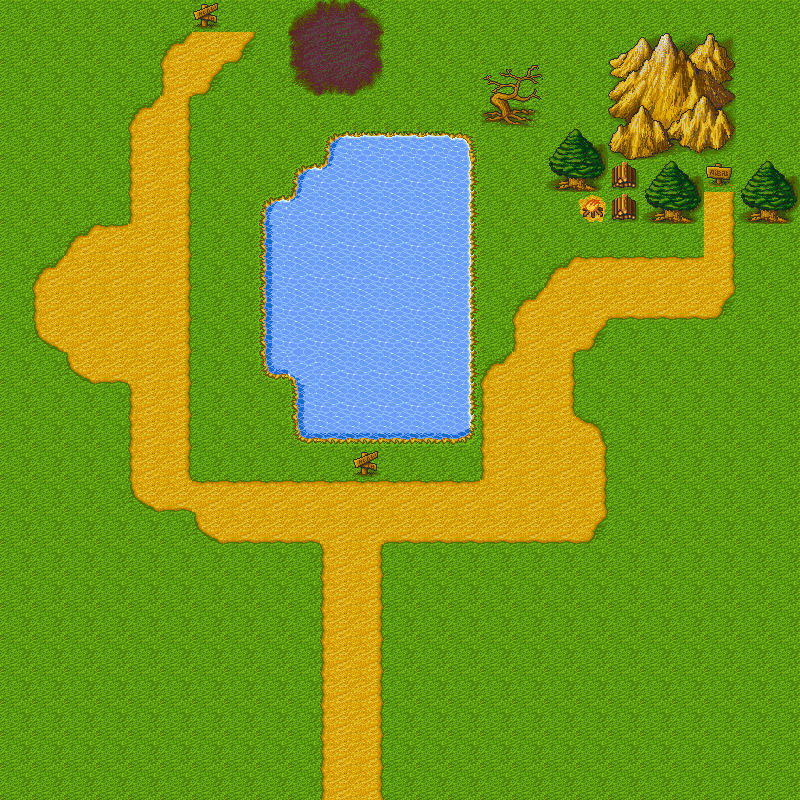

Rendered tile map (Tiled .tmx) drawn with the repository's tilesets; below, a short description and the map source with its tile grids summarised:
An orthogonal 25x25 tile map with 32x32 px tiles, 1 tile layer (Tile Layer 1) and 1 object.

<map version="1.0" orientation="orthogonal" width="25" height="25" tilewidth="32" tileheight="32">
 <properties>
  <property name="blocked" value="" />
 </properties>
 <tileset firstgid="1" name="mchip0" tilewidth="32" tileheight="32">
  <image source="Images/mchip0.bmp" width="256" height="1024" />
  <tile id="156">
   <properties>
    <property name="blocked" value="1" />
   </properties>
  </tile>
  <tile id="157">
   <properties>
    <property name="blocked" value="1" />
   </properties>
  </tile>
  <tile id="158">
   <properties>
    <property name="blocked" value="1" />
   </properties>
  </tile>
  <tile id="164">
   <properties>
    <property name="blocked" value="1" />
   </properties>
  </tile>
  <tile id="165">
   <properties>
    <property name="blocked" value="1" />
   </properties>
  </tile>
  <tile id="166">
   <properties>
    <property name="blocked" value="1" />
   </properties>
  </tile>
  <tile id="172">
   <properties>
    <property name="blocked" value="1" />
   </properties>
  </tile>
  <tile id="173">
   <properties>
    <property name="blocked" value="1" />
   </properties>
  </tile>
  <tile id="174">
   <properties>
    <property name="blocked" value="1" />
   </properties>
  </tile>
 </tileset>
 <layer name="Tile Layer 1" width="25" height="25">
  <data>[625 cells, 625 non-empty, 58 distinct tile ids]</data>
 </layer>
 <objectgroup name="Object Layer 1" width="25" height="25">
  <object x="348" y="450" width="35" height="28" />
 </objectgroup>
</map>
